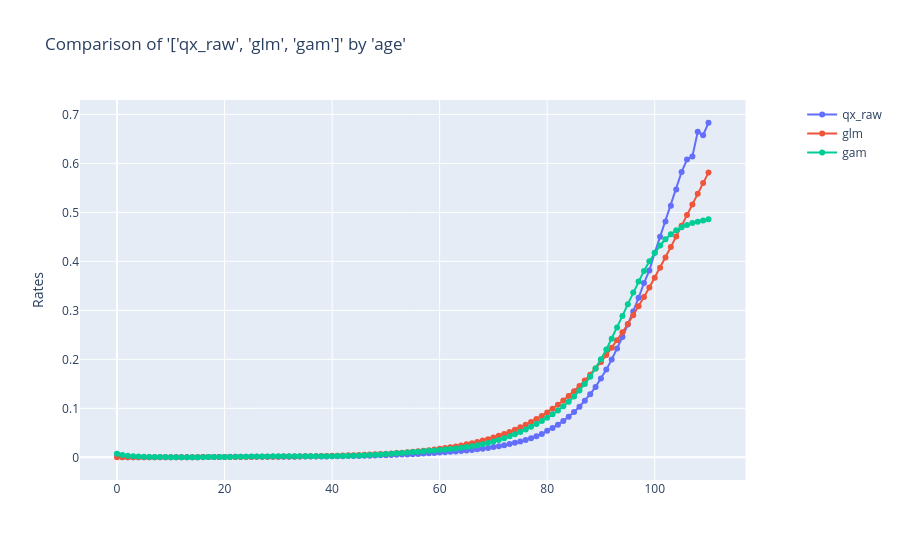

Notebook code for this chart:
### Code cell
charters.compare_rates(
    df=hmd_usa_df[hmd_usa_df['year']>=2000],
    x_axis="age",
    rates=["qx_raw", "glm", "gam"],
    display=True,
)
